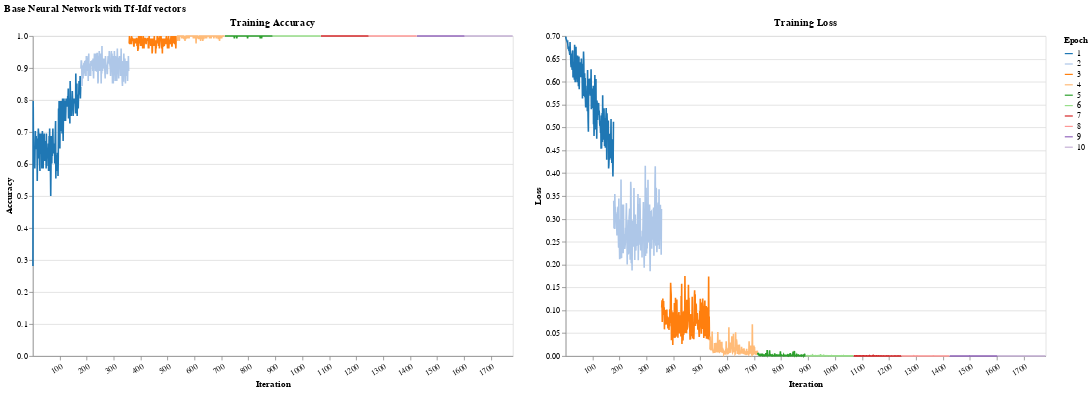

The notebook cell this image was saved under:
### Markdown cell above
# Neural Networks

### Code cell
# POC

print("Train model")
models_dir = Path('models/hr')

if not models_dir.exists():
    models_dir.mkdir(parents=True, exist_ok=True)

train_config = TrainConfig(
    num_epochs      = 10,
    early_stop      = False,
    violation_limit = 5,
    
)

dataloader = DataLoader(train_data_nn, batch_size=128, shuffle=True)

USE_CACHE = False

model_nn = NeuralNetwork(
    input_size=len(tfidf_encoder.vocabulary_),
    hidden_size=128,
    device='cpu'
)

if (models_dir / 'model_nn.pt').exists() and USE_CACHE:
    model_nn = load_model(model_nn, models_dir, 'model_nn')
else:
    model_nn.fit(dataloader, train_config, disable_progress_bar=False)
    save_model(model_nn, models_dir, "model_nn")


with torch.no_grad():
    # X_test = torch.stack([dta[0] for dta in test])
    X_test = torch.stack([test[0] for test in test_data_nn]).to(model_nn.device)
    y_test = torch.stack([test[1] for test in test_data_nn]).to(model_nn.device)
    y_pred = model_nn.predict(X_test)


print(precision_recall_fscore_support(y_test, y_pred, average='binary'))
print("AUC", roc_auc_score(y_test, y_pred))

# Plot training accuracy and loss side-by-side
plot_results(model_nn, train_config, dataloader)

### Figure 1 — Vega-Lite specification as saved in the notebook (floating-point values rounded to 4 significant figures; data arrays with more than 128 entries replaced by an {"elided": "..."} marker saying what was removed)
{"config": {"view": {"continuousWidth": 300, "continuousHeight": 300}}, "hconcat": [{"mark": {"type": "line"}, "encoding": {"color": {"field": "epoch", "scale": {"scheme": "category20"}, "title": "Epoch", "type": "nominal"}, "x": {"axis": {"labelAngle": -30, "title": "Iteration", "values": [0, 100, 200, 300, 400, 500, 600, 700, 800, 900, 1000, 1100, 1200, 1300, 1400, 1500, 1600, 1700]}, "field": "iteration", "type": "nominal"}, "y": {"axis": {"title": "Accuracy"}, "field": "training_acc", "type": "quantitative"}}, "height": 400, "title": "Training Accuracy", "width": 600}, {"mark": {"type": "line"}, "encoding": {"color": {"field": "epoch", "scale": {"scheme": "category20"}, "title": "Epoch", "type": "nominal"}, "x": {"axis": {"labelAngle": -30, "title": "Iteration", "values": [0, 100, 200, 300, 400, 500, 600, 700, 800, 900, 1000, 1100, 1200, 1300, 1400, 1500, 1600, 1700]}, "field": "iteration", "type": "nominal"}, "y": {"axis": {"title": "Loss"}, "field": "training_loss", "type": "quantitative"}}, "height": 400, "title": "Training Loss", "width": 600}], "data": {"name": "data-72aad68c9a373c67850160175ec672df"}, "title": "Base Neural Network with Tf-Idf vectors", "$schema": "https://vega.github.io/schema/vega-lite/v5.17.0.json", "datasets": {"data-72aad68c9a373c67850160175ec672df": {"elided": "1780 records"}}}
